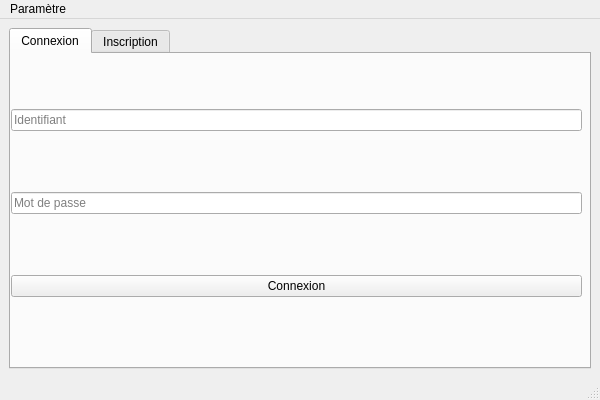
<?xml version="1.0" encoding="UTF-8"?>
<ui version="4.0">
 <class>mainFRM</class>
 <widget class="QMainWindow" name="mainFRM">
  <property name="geometry">
   <rect>
    <x>0</x>
    <y>0</y>
    <width>600</width>
    <height>400</height>
   </rect>
  </property>
  <property name="minimumSize">
   <size>
    <width>600</width>
    <height>400</height>
   </size>
  </property>
  <property name="maximumSize">
   <size>
    <width>660</width>
    <height>440</height>
   </size>
  </property>
  <property name="windowTitle">
   <string>mainFRM</string>
  </property>
  <widget class="QWidget" name="centralwidget">
   <layout class="QVBoxLayout" name="verticalLayout_4">
    <item>
     <layout class="QVBoxLayout" name="verticalLayout_3">
      <item>
       <widget class="QTabWidget" name="tabWidget">
        <property name="currentIndex">
         <number>0</number>
        </property>
        <widget class="QWidget" name="tab_5">
         <attribute name="title">
          <string>Connexion</string>
         </attribute>
         <widget class="QWidget" name="verticalLayoutWidget_3">
          <property name="geometry">
           <rect>
            <x>0</x>
            <y>0</y>
            <width>571</width>
            <height>301</height>
           </rect>
          </property>
          <layout class="QVBoxLayout" name="verticalLayout">
           <item>
            <widget class="QLineEdit" name="loginTXT">
             <property name="text">
              <string/>
             </property>
             <property name="placeholderText">
              <string>Identifiant</string>
             </property>
            </widget>
           </item>
           <item>
            <widget class="QLineEdit" name="passwordTXT">
             <property name="inputMask">
              <string/>
             </property>
             <property name="text">
              <string/>
             </property>
             <property name="echoMode">
              <enum>QLineEdit::Password</enum>
             </property>
             <property name="placeholderText">
              <string>Mot de passe</string>
             </property>
            </widget>
           </item>
           <item>
            <widget class="QPushButton" name="connexionBTN">
             <property name="enabled">
              <bool>true</bool>
             </property>
             <property name="text">
              <string>Connexion</string>
             </property>
            </widget>
           </item>
          </layout>
         </widget>
        </widget>
        <widget class="QWidget" name="tab_6">
         <attribute name="title">
          <string>Inscription</string>
         </attribute>
         <widget class="QWidget" name="verticalLayoutWidget_2">
          <property name="geometry">
           <rect>
            <x>0</x>
            <y>0</y>
            <width>571</width>
            <height>301</height>
           </rect>
          </property>
          <layout class="QVBoxLayout" name="verticalLayout_5">
           <item>
            <widget class="QLineEdit" name="register_loginTXT">
             <property name="placeholderText">
              <string>Identifiant</string>
             </property>
            </widget>
           </item>
           <item>
            <widget class="QLineEdit" name="register_passwordTXT">
             <property name="echoMode">
              <enum>QLineEdit::Password</enum>
             </property>
             <property name="placeholderText">
              <string>Mot de passe</string>
             </property>
            </widget>
           </item>
           <item>
            <widget class="QLineEdit" name="register_passwordBISTXT">
             <property name="echoMode">
              <enum>QLineEdit::Password</enum>
             </property>
             <property name="placeholderText">
              <string>Confirmation du mot de passe</string>
             </property>
            </widget>
           </item>
           <item>
            <widget class="QPushButton" name="registerBTN">
             <property name="text">
              <string>S'inscrire</string>
             </property>
            </widget>
           </item>
          </layout>
         </widget>
        </widget>
       </widget>
      </item>
     </layout>
    </item>
   </layout>
  </widget>
  <widget class="QMenuBar" name="menubar">
   <property name="geometry">
    <rect>
     <x>0</x>
     <y>0</y>
     <width>600</width>
     <height>26</height>
    </rect>
   </property>
   <widget class="QMenu" name="menuParam_tre">
    <property name="title">
     <string>Paramètre</string>
    </property>
    <addaction name="actionChanger_HOST"/>
    <addaction name="actionChanger_PORT"/>
   </widget>
   <addaction name="menuParam_tre"/>
  </widget>
  <widget class="QStatusBar" name="statusbar"/>
  <action name="actionChanger_HOST">
   <property name="text">
    <string>Changer HOST</string>
   </property>
  </action>
  <action name="actionChanger_PORT">
   <property name="text">
    <string>Changer PORT</string>
   </property>
  </action>
 </widget>
 <resources/>
 <connections/>
</ui>
